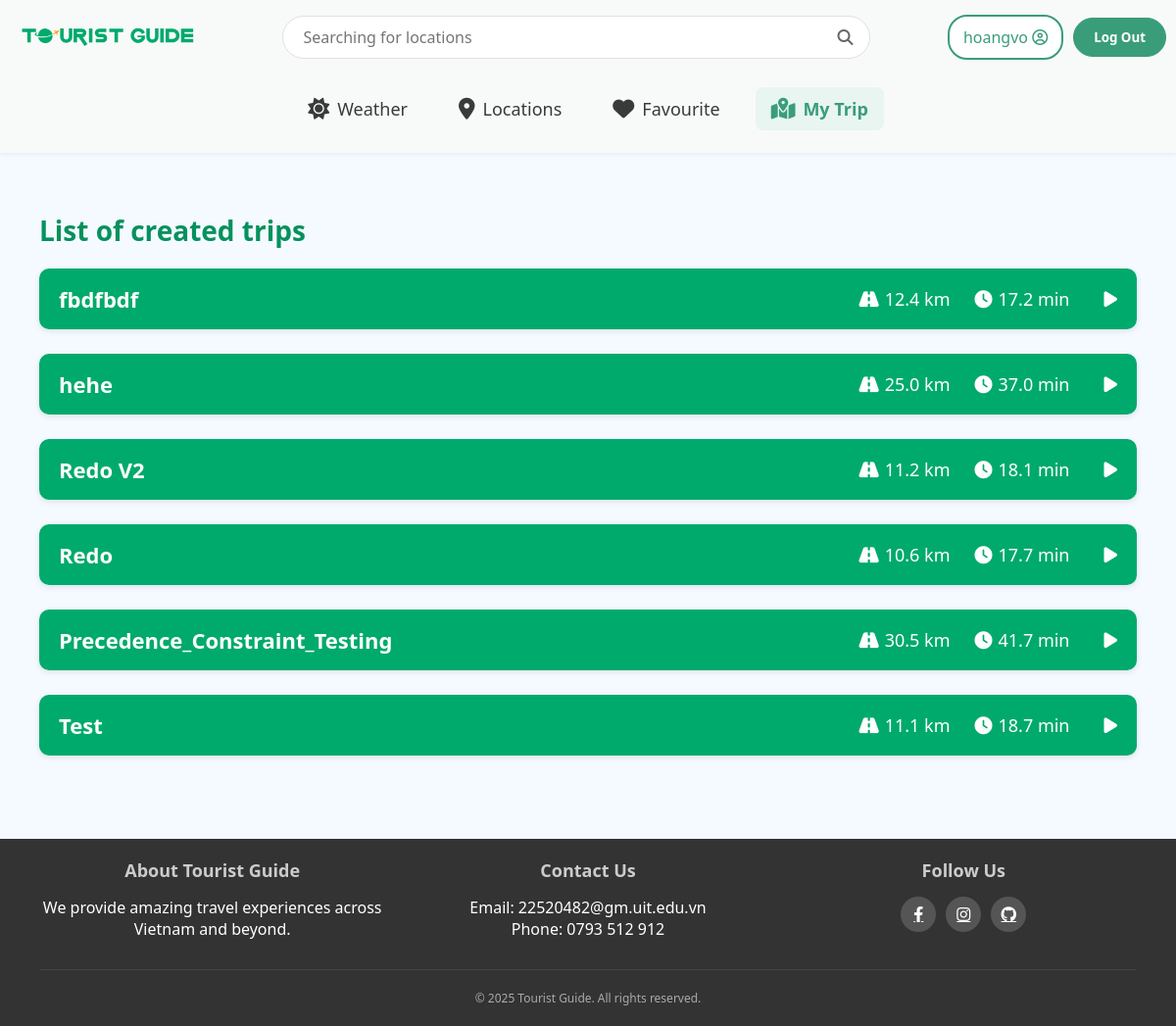
/trip/my_trip/ (signed in), run on the app's committed database.
### trip/models.py (models this page shows, shortened)
class TripPath(models.Model):
    start_point = models.ForeignKey(Location, on_delete=models.SET_NULL, null=True, blank=True, related_name="start_paths")
    end_point = models.ForeignKey(Location, on_delete=models.SET_NULL, null=True, blank=True, related_name="end_paths")
    trip_list = models.ForeignKey(TripList, on_delete=models.CASCADE, related_name="trip_paths")
    path_name = models.CharField(max_length=255, default = "")
    locations_ordered = models.CharField(max_length = 255)
    total_distance = models.FloatField(null=True, blank=True)
    total_duration = models.FloatField(null=True, blank = True)
    created_at = models.DateTimeField(auto_now_add=True)
    locations = models.ManyToManyField(Location, related_name="trip_paths")

### trip/views.py (the view, shortened to what this page needs)
# urls.py: path('my_trip/', views.my_trip, name = 'my_trip'),
@login_required
def my_trip(request):
    user = request.user
    trip_list_id = f"{user.username}-favourite"
    trip_list, _ = TripList.objects.get_or_create(id=trip_list_id, defaults={
        'user': user,
        'name': f"{user.username}'s Favourite Trip"
    })
    trip_paths = TripPath.objects.filter(trip_list=trip_list).order_by('-created_at')
    all_ids = []
    parsed_trip_paths = []
    for path in trip_paths:
        try:
            loc_ids = json.loads(path.locations_ordered)
        except json.JSONDecodeError:
            loc_ids = []
        all_ids.extend(loc_ids)
        parsed_trip_paths.append({
            'id': path.id,
            'path_name': path.path_name,
            'locations': loc_ids,
            'start_point': path.start_point.location if path.start_point else None,
            'end_point': path.end_point.location if path.end_point else None,
            'total_distance': round(path.total_distance / 1000, 1) if path.total_distance is not None else None,
            'total_duration': round(path.total_duration / 60, 1) if path.total_duration is not None else None,
            'created_at': path.created_at,
        })
    location_qs = Location.objects.filter(id__in=all_ids)
    location_map = {loc.id: loc.location for loc in location_qs}
    return render(request, 'my_trip.html', {
        'trip_paths': parsed_trip_paths,
        'location_map': location_map
    })

### location/templatetags/custom_filters.py (called while the page is built)
@register.filter
def get_item(dictionary, key):
    return dictionary.get(key, "")

### trip/templates/my_trip.html (shortened to what this page needs)
{% extends 'layout.html' %}
{% load static %}
{% load custom_filters %}
{% block css %}
<link rel="stylesheet" href="{% static 'css/mytrip.css' %}">
<link rel="stylesheet" href="https://cdnjs.cloudflare.com/ajax/libs/font-awesome/6.4.0/css/all.min.css"
 />
{% endblock %}
{% block body %}
<div class="trip-container">
	<h2 class="trip-header">List of created trips</h2>
	{% if trip_paths %}
	{% for path in trip_paths %}
	<details class="trip-card">
		<summary class="trip-card-summary">
			<div class="summary-left">
				<span class="trip-name">{{ path.path_name }}</span>
			</div>
			<div class="summary-right">
				<span class="icon"><i class="fas fa-road"></i> {{ path.total_distance }} km</span>
				<span class="icon"><i class="fas fa-clock"></i> {{ path.total_duration }} min</span>
				<span class="icon" id="trip-toggle-icon"><i class="fas fa-play"></i></span>
			</div>
		</summary>
	</details>
	{% endfor %}
	{% endif %}
</div>
{% endblock %}

### location/templates/layout.html (shortened to what this page needs)
{% load static %}
<!DOCTYPE html>
<html lang="en-US" lang="vi">
<head>
    <link rel="stylesheet" href="{% static 'css/layout.css' %}?v={{ timestamp }}">
    <link rel="stylesheet" href="https://cdnjs.cloudflare.com/ajax/libs/font-awesome/6.5.0/css/all.min.css">
    {% block css %}{% endblock %}
</head>
<body>
    <div class="wrapper">
        <header>
            <div class="header-container">
                <div class="logo">
                    <a href="{% url 'homepage' %}">
                        <picture>
                            <img src="{% static 'img/logo-tourist-guide.svg' %}" alt="">
                        </picture>
                    </a>
                </div>
                <div class="search-bar">
                    <form method="get" action="{% url 'locations' %}">
                        <input type="text" name="search" placeholder="Searching for locations"
                            value="{{ current_filters.search|default_if_none:'' }}">
                        <button type="submit" class="search-button"><i class="fas fa-search"></i></button>
                    </form>
                </div>
                {% if not user.is_authenticated %}
                <div class="nav-buttons">
                    <a href="{% url 'login' %}"><button class="nav-button secondary">Sign In</button></a>
                    <a href="{% url 'register'%}"><button class="nav-button primary">Sign Up</button></a>
                </div>
                {% else %}
                <div class="user-block">
                    <div class="dropbtn">
                        {{user.username}}
                        <i class="far fa-user-circle"></i>
                    </div>
                    {% if user.is_authenticated %}
                    <form action="{% url 'logout' %}" method="post" style="display: inline;">
                        <a href="{% url 'logout' %}"><button type="submit" class="logout-button">Log Out</button></a>
                    </form>
                    {% endif %}
                </div>
                {% endif %}
            </div>
            <ul class="nav-tabs">
                <li><a href="{% url 'weather' %}"
                        class="{% if request.resolver_match.url_name == 'weather' %}active{% endif %}"><i
                            class="fa-solid fa-sun"></i>Weather</a></li>
                <li><a href="{% url 'locations' %}"
                        class="{% if request.resolver_match.url_name == 'locations' %}active{% endif %}"><i
                            class="fas fa-map-marker-alt"></i>Locations</a></li>
                <li><a href="{% url 'favourite' %}"
                        class="{% if request.resolver_match.url_name == 'favourite' %}active{% endif %}"><i
                            class="fas fa-heart"></i>Favourite</a></li>
                <li><a href="{% url 'my_trip' %}"
                        class="{% if request.resolver_match.url_name == 'my_trip' %}active{% endif %}"><i
                            class="fas fa-map-marked-alt"></i>My Trip</a></li>
            </ul>
        </header>
        <main>
            {% block body %}
            {% endblock %}
        </main>
        <footer>
            <div class="footer-container">
                <div class="footer-grid">
                    <div class="footer-column">
                        <h3>About Tourist Guide</h3>
                        <p>We provide amazing travel experiences across Vietnam and beyond.</p>
                    </div>
                    <div class="footer-column">
                        <h3>Contact Us</h3>
                        <p>Email: 22520482@gm.uit.edu.vn</p>
                        <p>Phone: 0793 512 912</p>
                    </div>
                    <div class="footer-column">
                        <h3>Follow Us</h3>
                        <div class="social-links">
                            <a href="https://www.facebook.com/quangnhathoang.vo.3" title="Facebook"><i class="fab fa-facebook-f"></i></a>
                            <a href="https://www.instagram.com/hoangvoquangnhat/" title="Instagram"><i class="fab fa-instagram"></i></a>
                            <a href="https://github.com/howardVoxcan" title="GitHub"><i class="fab fa-github"></i></a>
                        </div>
                    </div>
                </div>
                <div class="footer-bottom">
                    <p>&copy; 2025 Tourist Guide. All rights reserved.</p>
                </div>
            </div>
        </footer>
    </div>
</body>
</html>

### location/static/css/layout.css (style rules this page uses)
:root { --main-green: #3a9d7a; --hover-green: #2c8a68; --light-green-bg: #e8f5f1; --text-dark: #3a3a3a; --text-light: #fff; --border-color: #e0e0e0; --shadow-light: rgba(0, 0, 0, 0.05); }
* { margin: 0; padding: 0; box-sizing: border-box; font-family: 'Segoe UI', Tahoma, Geneva, Verdana, sans-serif; }
html { overflow-y: scroll; overflow-x: hidden; }
body { background-color: #f4faff; color: var(--text-dark); }
.wrapper { min-height: 100vh; display: flex; flex-direction: column; }
header { background-color: #f8faf9; padding: 15px 0; box-shadow: 0 2px 4px var(--shadow-light); position: sticky; top: 0; z-index: 100; width: 100%; }
.header-container { max-width: 1200px; margin: 0 auto 20px auto; display: flex; align-items: center; justify-content: space-between; padding: 0 10px; }
.logo a { display: flex; }
.logo picture { width: 200px; }
.logo img { width: 100%; object-fit: cover; }
.search-bar { flex: 1; max-width: 600px; position: relative; }
.search-bar form { position: relative; display: flex; align-items: center; }
.search-bar input { width: 100%; padding: 10px 20px; border: 1px solid var(--border-color); border-radius: 24px; font-size: 16px; outline: none; transition: border-color 0.3s; padding-right: 40px; }
.search-button { position: absolute; right: 12px; top: 50%; transform: translateY(-50%); background: none; border: none; cursor: pointer; padding: 6px; border-radius: 50%; transition: background-color 0.3s ease; display: flex; align-items: center; justify-content: center; }
.search-button i { color: #666; font-size: 16px; transition: color 0.3s ease; }
.user-block { display: flex; align-items: center; gap: 10px; }
.dropbtn { background-color: white; color: var(--main-green); padding: 10px 14px; font-size: 16px; border: 2px solid var(--main-green); border-radius: 20px; }
.logout-button { padding: 10px 20px; border-radius: 20px; border: 1px solid var(--main-green); background-color: var(--main-green); color: white; font-weight: bold; cursor: pointer; }
.nav-tabs { display: flex; justify-content: center; list-style: none; background-color: transparent; padding: 8px 0; gap: 20px; }
.nav-tabs li { font-size: 18px; }
.nav-tabs a { display: flex; align-items: center; padding: 10px 16px; color: var(--text-dark); text-decoration: none; border-radius: 8px; transition: background-color 0.3s, color 0.3s; }
.nav-tabs a i { margin-right: 8px; font-size: 22px; }
.nav-tabs a.active { background-color: var(--light-green-bg); color: var(--main-green); font-weight: bold; }
main { flex: 1; padding: 20px; }
footer { background-color: #333; color: white; padding: 20px; text-align: center; }
.footer-container { max-width: 1200px; margin: 0 auto; padding: 0 20px; }
.footer-grid { display: grid; grid-template-columns: repeat(auto-fit, minmax(200px, 1fr)); gap: 30px; margin-bottom: 30px; }
.footer-column h3 { font-size: 18px; margin-bottom: 15px; color: #ccc; }
.footer-bottom { border-top: 1px solid #444; padding-top: 20px; font-size: 12px; color: #aaa; }
.social-links { display: flex; justify-content: center; gap: 10px; }
.social-links a { width: 36px; height: 36px; border-radius: 50%; background-color: #555; color: white; display: flex; align-items: center; justify-content: center; transition: background-color 0.3s; }

### trip/static/mytrip.css (style rules this page uses)
.trip-container { max-width: 1200px; margin: 20px auto; padding: 20px; }
.trip-header { font-size: 28px; color: #05915d; margin-bottom: 20px; text-align: left; }
.trip-card { background: #fff; border-radius: 10px; box-shadow: 0 2px 6px rgba(0, 0, 0, 0.1); margin-bottom: 25px; overflow: hidden; transition: transform 0.2s ease; }
.trip-card-summary { display: flex; justify-content: space-between; align-items: center; padding: 16px 20px; cursor: pointer; list-style: none; background-color: #00aa6c; }
.summary-left { width: 60%; }
.summary-right { width: 40%; display: flex; justify-content: flex-end; gap: 25px; }
.trip-name { color: white; font-size: 22px; font-weight: 700; }
.summary-right .icon { color: white; font-size: 18px; display: flex; align-items: center; gap: 6px; }
#trip-toggle-icon { color: white; margin-left: 10px; transition: transform 0.2s ease; }

### data on the page
TripPath: path_name "fbdfbdf"
TripPath: path_name "hehe"
TripPath: path_name "Redo V2"
TripPath: path_name "Redo"
TripPath: path_name "Precedence_Constraint_Testing"
TripPath: path_name "Test"

### other printed values
{{ user.username }} "hoangvo"
{{ path.total_distance }} "12.4" "25.0" "11.2" "10.6" "30.5" "11.1"
{{ path.total_duration }} "17.2" "37.0" "18.1" "17.7" "41.7" "18.7"
